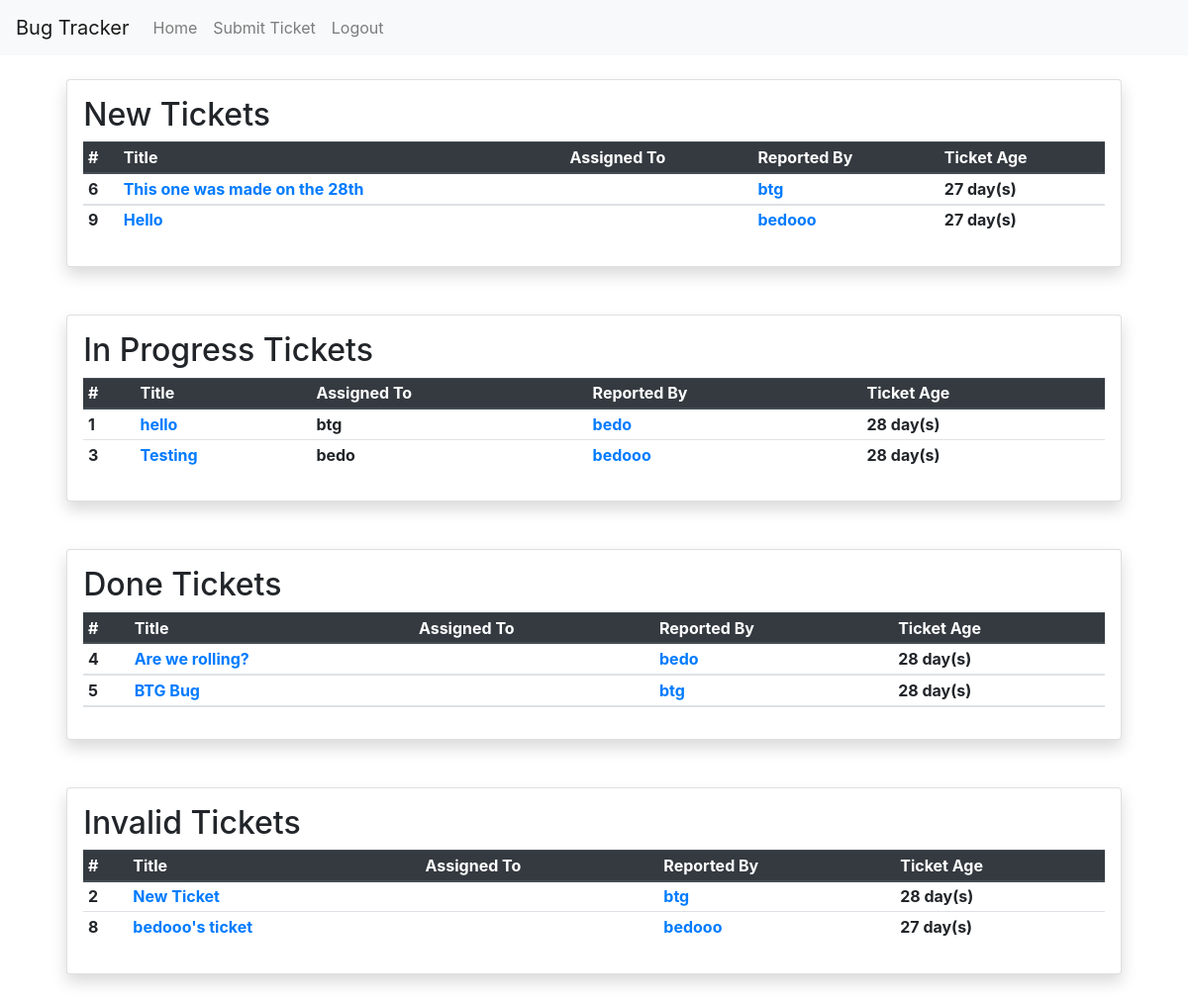
The app's page / (signed in) with its own data.
### homepage/models.py (models this page shows)
class Ticket(models.Model):
    STATUS_CHOICES = [
        ("NW", "New"),
        ("IP", "In Progress"),
        ("DN", "Done"),
        ("IN", "Invalid")
    ]
    title = models.CharField(max_length=50)
    description = models.TextField()
    post_date = models.DateTimeField(default=timezone.now)
    filing_user = models.ForeignKey(MyUser, on_delete=models.CASCADE, null=False)
    status = models.CharField(max_length=2, default='NW', choices=STATUS_CHOICES)
    assigned = models.CharField(default='', max_length=50, blank=True, null=True)
    completed = models.CharField(max_length=50, blank=True, null=True)
    @property
    def days_active(self):
        time = timezone.now() - self.post_date
        return time.days

### custom_user/models.py (models this page shows)
class MyUser(AbstractUser):
    bio = models.CharField(max_length=240)

### homepage/views.py (the view)
# urls.py: path('', views.index, name="homepage"),
@login_required
def index(request):
    my_tickets = Ticket.objects.all()
    new_tickets = Ticket.objects.filter(status="NW")
    inprogress_tickets = Ticket.objects.filter(status="IP")
    done_tickets = Ticket.objects.filter(status="DN")
    invalid_tickets = Ticket.objects.filter(status="IN")
    return render(request,
     "index.html",
      {
        "tickets": my_tickets,
        "new_tickets": new_tickets,
        "inprogress_tickets": inprogress_tickets,
        "done_tickets": done_tickets,
        "invalid_tickets": invalid_tickets,
      }
      )

### templates/index.html
{% extends "base.html" %}
{% block content %}
<nav class="navbar navbar-expand-lg navbar-light bg-light">
    <a href="#" class="navbar-brand">Bug Tracker</a>
    <ul class="navbar-nav">
        <li class="nav_item">
            <a href="" class="nav-link">Home</a>
        </li>
        <li class="nav_item">
            <a href="/submit/" class="nav-link">Submit Ticket</a>
        </li>
        <li class="nav_item">
            <a href="/logout/" class="nav-link">Logout</a>
        </li>
    </ul>
</nav>
<div class="container" style="margin-top: 1.5rem;">
    <div class="card shadow p-3 mb-5 bg-white rounded" style="padding: 10px; width: 96%; margin: auto;">
        <h2>New Tickets</h2>
        <table class="table table-sm">
            <thead class="thead-dark">
                <tr>
                    <th>#</th>
                    <th>Title</th>
                    <th>Assigned To</th>
                    <th>Reported By</th>
                <th>Ticket Age</th>
                </tr>
            </thead>
            {% for ticket in new_tickets %}
            <tbody>
            <tr>
                <th>{{ ticket.id }}</th>
                    <th><a href="/ticket/{{ ticket.id }}/">{{ ticket.title }}</a></th>
                    {% if ticket.assigned == None %}
                        <th></th>
                    {% else %}
                    <th>{{ ticket.assigned }}</th>
                    {% endif %}
                    <th><a href="/user/{{ ticket.filing_user.id }}">{{ ticket.filing_user }}</a></th>
                    <th>{{ ticket.days_active }} day(s)</th>
                </tr>
            </tbody>
            {% endfor %}
        </table>
    </div>
</div>
<div class="container" style="margin-top: 1.5rem;">
    <div class="card shadow p-3 mb-5 bg-white rounded" style="padding: 10px; width: 96%; margin: auto;">
        <h2>In Progress Tickets</h2>
        <table class="table table-sm">
            <thead class="thead-dark">
            <tr>
                <th>#</th>
                <th>Title</th>
                <th>Assigned To</th>
                <th>Reported By</th>
                <th>Ticket Age</th>
                </tr>
            </thead>
            {% for ticket in inprogress_tickets %}
            <tr>
                <th>{{ ticket.id }}</th>
                <th><a href="/ticket/{{ ticket.id }}/">{{ ticket.title }}</a></th>
                {% if ticket.assigned == None %}
                <th></th>
                {% else %}
                <th>{{ ticket.assigned }}</th>
                {% endif %}
                <th><a href="/user/{{ ticket.filing_user.id }}">{{ ticket.filing_user }}</a></th>
                <th>{{ ticket.days_active }} day(s)</th>
            </tr>
            {% endfor %}
        </table>
    </div>
</div>
<div class="container" style="margin-top: 1.5rem;">
    <div class="card shadow p-3 mb-5 bg-white rounded" style="padding: 10px; width: 96%; margin: auto;">
        <h2>Done Tickets</h2>
        <table class="table table-sm">
            <thead class="thead-dark">
                <tr>
                    <th>#</th>
                    <th>Title</th>
                    <th>Assigned To</th>
                    <th>Reported By</th>
                    <th>Ticket Age</th>
                </tr>
            <thead>
            {% for ticket in done_tickets %}
            <tr>
                <th>{{ ticket.id }}</th>
                <th><a href="/ticket/{{ ticket.id }}/">{{ ticket.title }}</a></th>
                {% if ticket.assigned == None %}
                    <th></th>
                {% else %}
                <th>{{ ticket.assigned }}</th>
                {% endif %}
                <th><a href="/user/{{ ticket.filing_user.id }}">{{ ticket.filing_user }}</a></th>
                <th>{{ ticket.days_active }} day(s)</th>
            </tr>
            {% endfor %}
        </table>
    </div>
</div>
<div class="container" style="margin-top: 1.5rem;">
    <div class="card shadow p-3 mb-5 bg-white rounded" style="padding: 10px; width: 96%; margin: auto;">
        <h2>Invalid Tickets</h2>
            <table class="table table-sm">
                <thead class="thead-dark">
                    <tr>
                        <th>#</th>
                        <th>Title</th>
                        <th>Assigned To</th>
                        <th>Reported By</th>
                        <th>Ticket Age</th>
                    </tr>
                </thead>
            {% for ticket in invalid_tickets %}
            <tr>
                <th>{{ ticket.id }}</th>
                <th><a href="/ticket/{{ ticket.id }}/">{{ ticket.title }}</a></th>
                {% if ticket.assigned == None %}
                    <th></th>
                {% else %}
                <th>{{ ticket.assigned }}</th>
                {% endif %}
                <th><a href="/user/{{ ticket.filing_user.id }}">{{ ticket.filing_user }}</a></th>
                <th>{{ ticket.days_active }} day(s)</th>
            </tr>
            {% endfor %}
        </table>
    </div>
</div>
{% endblock %}

### records on screen
Ticket: id "6", title "This one was made on the 28th", filing_user "btg", days_active "27"
Ticket: id "9", title "Hello", filing_user "bedooo", days_active "27"
Ticket: id "1", title "hello", assigned "btg", filing_user "bedo", days_active "28"
Ticket: id "3", title "Testing", assigned "bedo", filing_user "bedooo", days_active "28"
Ticket: id "4", title "Are we rolling?", filing_user "bedo", days_active "28"
Ticket: id "5", title "BTG Bug", filing_user "btg", days_active "28"
Ticket: id "2", title "New Ticket", filing_user "btg", days_active "28"
Ticket: id "8", title "bedooo's ticket", filing_user "bedooo", days_active "27"
